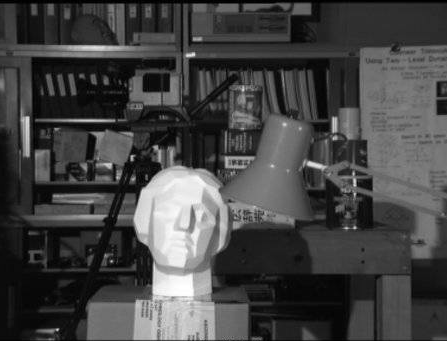
#> input picture opencv/ch22-直方图/tsukuba_l.png, 447 x 341 px, found by its file name
$ python '22.2.1-使用OpenCV进行直方图均衡化.py'
#> lines starting #> are read from the running program, lines starting #| are printed output that depends on the picture
"""
使用OpenCV进行直方图均衡化.py:
"""
import cv2
import numpy as np

img = cv2.imread('ch22-直方图/tsukuba_l.png', 0)
#> img is the input picture: shape (341, 447); min 0, max 255, mean 68.2
equ = cv2.equalizeHist(img)
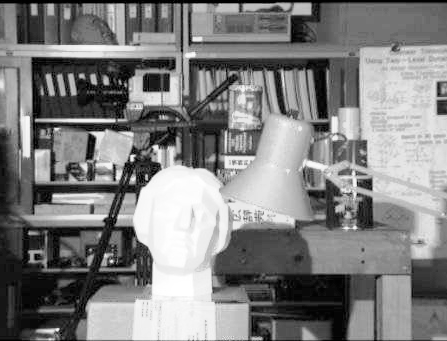
#> equ: shape (341, 447); min 0, max 255, mean 128.2
res = np.hstack((img, equ))  # stacking images side-by-side
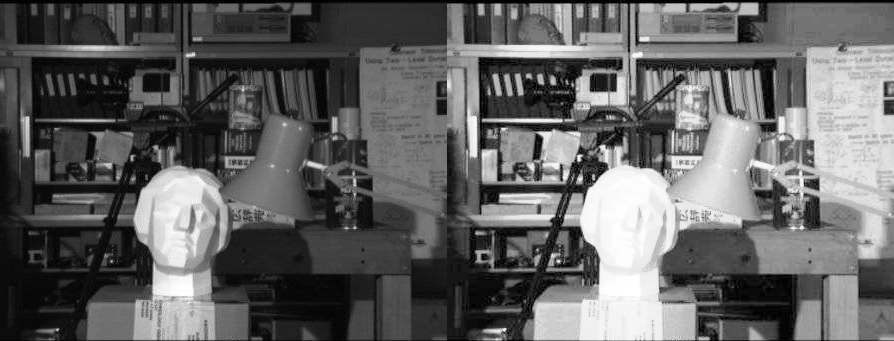
#> res: shape (341, 894); min 0, max 255, mean 98.2

cv2.imshow('src',img)
cv2.imshow('res.png', res)
cv2.waitKey(0)
'''
当直方图中的数据 中在某一个灰度值范围内时 直方图均 化很有用。 但是如果像素的变化很大 而且占据的灰度范围 常广时
例如 既有很亮的 像素点又有很暗的像素点时
'''

$ run again, with opencv/ch22-直方图/home.jpg saved as opencv/ch22-直方图/tsukuba_l.png
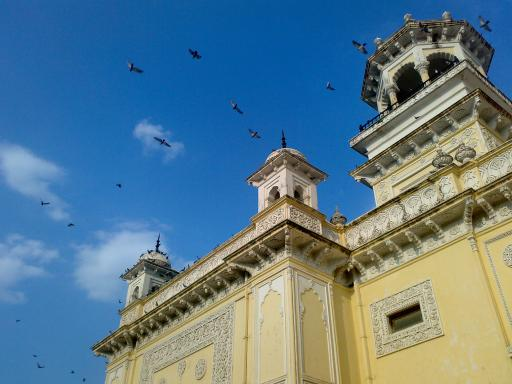
#> input picture opencv/ch22-直方图/home.jpg, 512 x 384 px, found by its file name
#> `equ = cv2.equalizeHist(img)`:
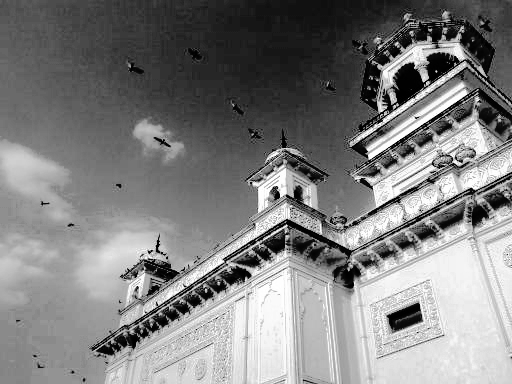
#> equ: shape (384, 512); min 0, max 255, mean 128.6
#> `res = np.hstack((img, equ))`:
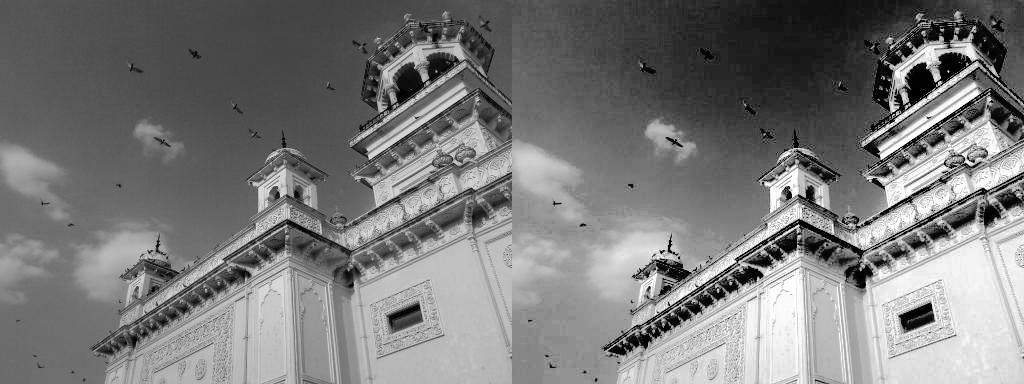
#> res: shape (384, 1024); min 0, max 255, mean 122.1
